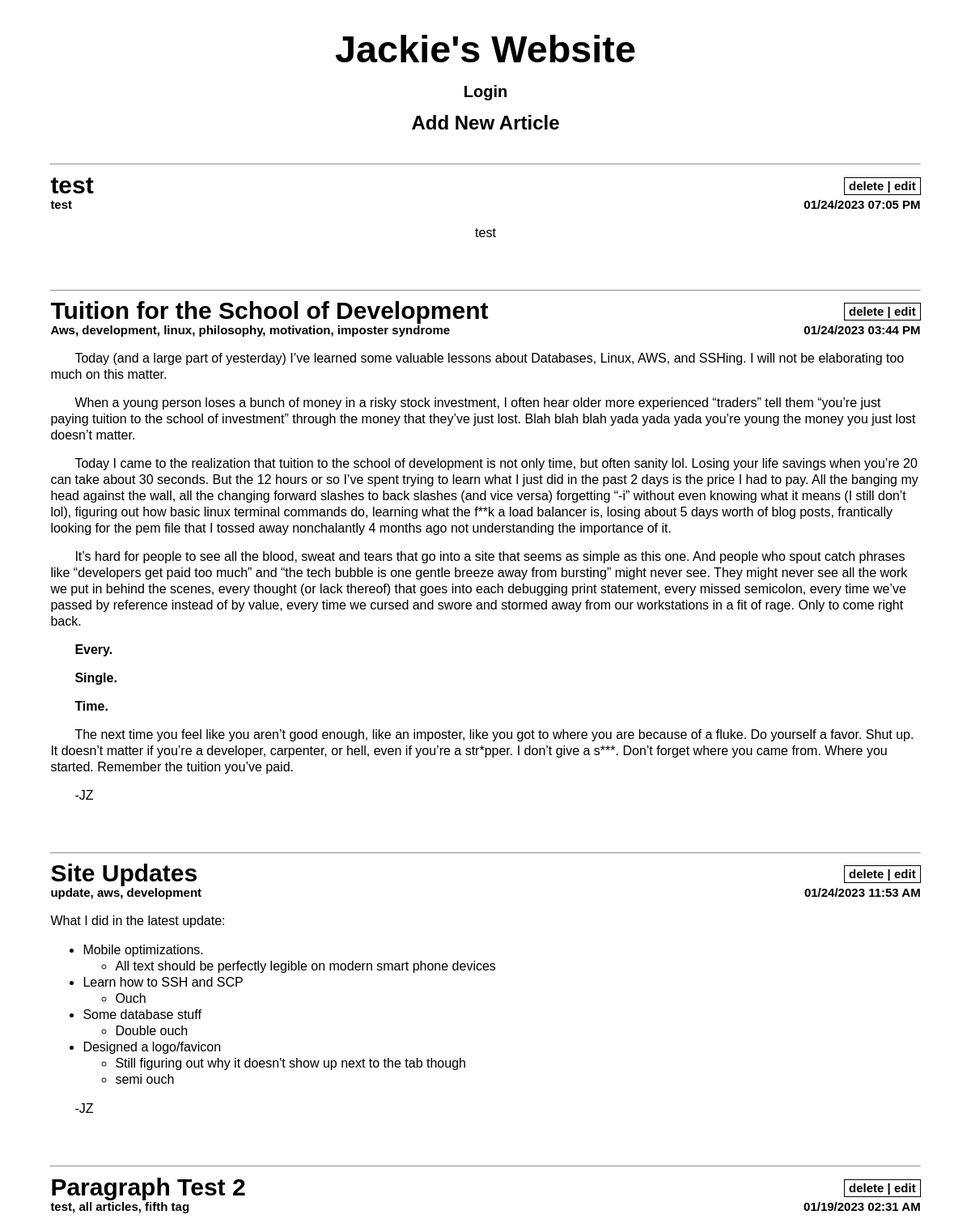
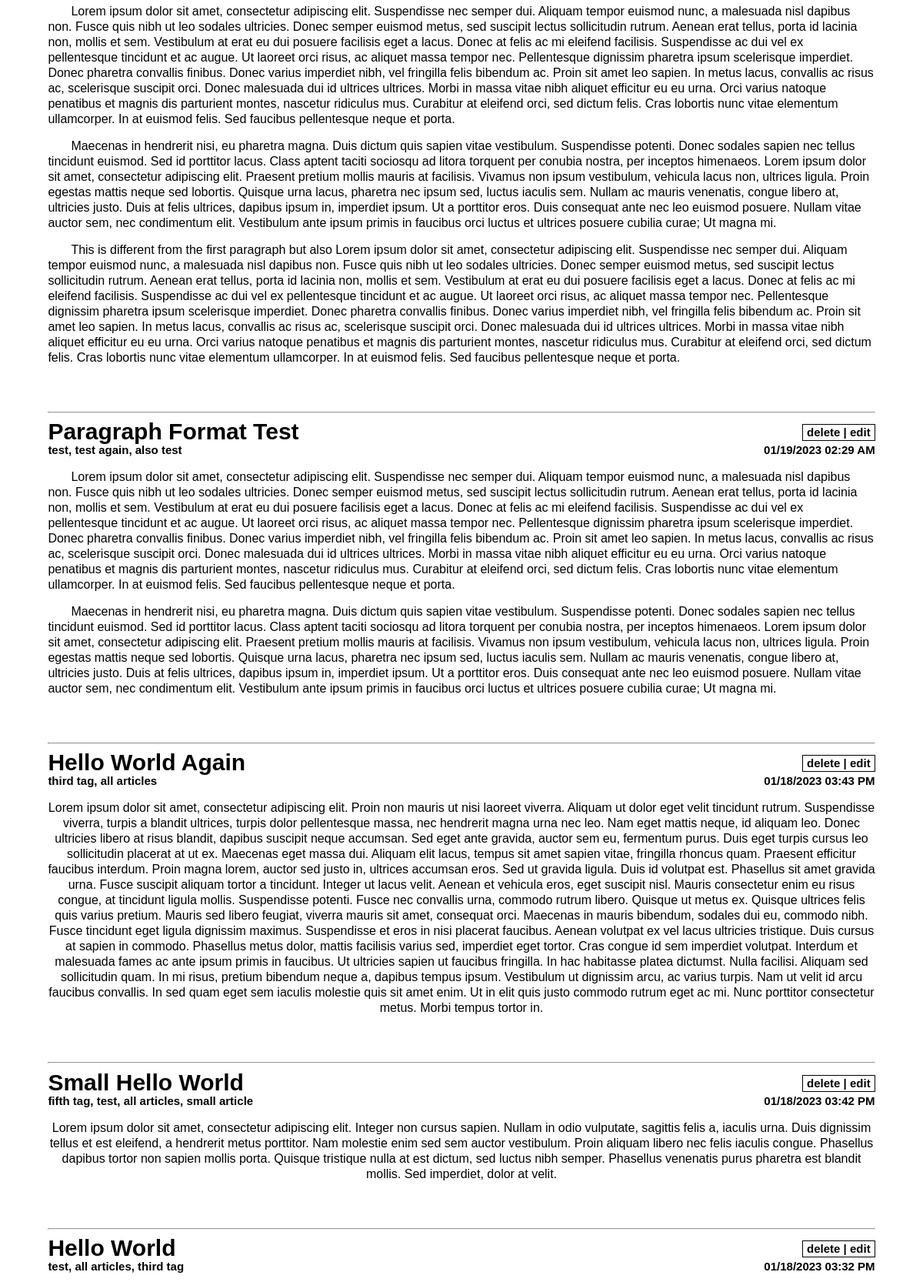
The page / (upper part) on the database its author committed (2 pictures, top to bottom).
### application.py (models this page shows, shortened)
class Article(db.Model):
    id = db.Column(db.Integer, primary_key = True)
    title = db.Column(db.String(200), unique=True)
    content = db.Column(db.String(5000), nullable=False) #5000 character limit for now
    tags = db.Column(db.String(500), nullable=False) #gonna make this comma separated lol
    date_created = db.Column(db.DateTime, default=datetime.utcnow)

### application.py (the view)
@application.route("/")
def main():
    articles = Article.query.order_by(Article.date_created.desc()).all()
    return render_template("index.html", articles=articles, session=session)

### application.py (called while the page is built)
@application.template_filter()
def apply_est(dt):
    est = (dt - timedelta(hours=5)).strftime('%m/%d/%Y %H:%M')
    twelve = datetime.strptime(est, '%m/%d/%Y %H:%M')
    return twelve.strftime("%m/%d/%Y  %#I:%M %p")

### templates/index.html (shortened to what this page needs)
{% extends 'base.html' %}
{% block body %}
<div style="margin-bottom: 100px">
    {% if session['logged_in'] == True %}
        <h3 class="cur_user_display">Welcome User: {{ session.username }}</h3>
        <h3 class="logout_btn"><a href="logout">Logout</a></h3>
    {% else %}
        <h3 class="login_btn"><a href="login.html">Login</a></h3>
    {% endif %}
    <h2><a href="new_article.html" class="new_article_btn">Add New Article</a></h2>
    {% for article in articles %}
        <div class="article_info">
            <hr></hr>
            <div style="clear: both">
                <h3 style="float:left">{{ article.title }}</h3>
                <h3 class="delete_edit_buttons">
                    <a href="/delete/{{ article.id }}">delete</a>
                    |
                    <a href="/edit/{{ article.id }}">edit</a>
                </h3>
            </div>
            <div style="clear: both">
                <h4 style="float: left">{{ article.tags }}</h4>
                <h4 style="float: right">{{ article.date_created|apply_est }}</h4>
            </div>
        </div>
        <br>
        <div class="content_div">
            {{ article.content|safe }}
        </div>
        <br>
    {% endfor %}
</div>
{% endblock %}

### templates/base.html (shortened to what this page needs)
<!DOCTYPE html>
<html lang="en">
    <head>
        <link rel="stylesheet" href="{{ url_for('static', filename='css/main.css') }}">
    </head>
    <body>
        <div>
            <a href="/"><h1>Jackie's Website</h1></a>
        </div>
        {% block body %} {% endblock %}
        <br>
    </body>
</html>

### static/css/main.css (style rules this page uses)
body, html { line-height: 20px; margin-left: 2.6vw; margin-right: 2.6vw; font-family: sans-serif; background-color: white }
h1 { font-size: 3.9vw; margin-left: 2.6vw; margin-right: 2.6vw; margin-top: 6.4vh; }
h3 { font-size: 30px; margin-bottom: 0.26vh; margin-top: 0.78vh; padding-bottom: 0px; padding-top: 0px; }
h4 { font-size: 15px; margin-bottom: 0px; margin-top: 0px; padding-bottom: 0px; padding-top: 0px; }
a { color: inherit; text-decoration: none; }
hr { margin-top: 40px; }
.article_info { text-align:left; }
p { margin-top: 15px; margin-bottom: 0px; text-align: left; text-indent: 30px; }
.content_div { margin-top: 15px; margin-bottom: 0px; padding-bottom: 0px; padding-top: 0px; }
div { text-align:center }
.delete_edit_buttons { padding-left: 5px; padding-right: 5px; border-style: solid; border-width: 1px; float:right; font-size:15px; }
.login_btn, .logout_btn { font-size:20px; }

### rows shown on the page
Article: title "test", tags "test", date_created|apply_est "01/24/2023 07:05 PM", content "test"
Article: title "Tuition for the School of Development", tags "Aws, development, linux, philosophy, motivation, imposter syndrome", date_created|apply_est "01/24/2023 03:44 PM", content "Today (and a large part of yesterday) I’ve learned some valuable lessons about Databases, Linux, AWS, and SSHing. I will not be elaborating too much on this matter. When a young person loses a bunch of money in a risky stock investment, I often hear older more experienced “traders” tell them “you’re just paying tuition to the school of investment” through the money that they’ve just lost. Blah blah blah yada yada yada you’re young the money you just lost doesn’t matter. Today I came to the realization that tuition to the school of development is not only time, but often sanity lol. Losing your life savings when you’re 20 can take about 30 seconds. But the 12 hours or so I’ve spent trying to…"
Article: title "Site Updates", tags "update, aws, development", date_created|apply_est "01/24/2023 11:53 AM", content "What I did in the latest update: Mobile optimizations. All text should be perfectly legible on modern smart phone devices Learn how to SSH and SCP Ouch Some database stuff Double ouch Designed a logo/favicon Still figuring out why it doesn't show up next to the tab though semi ouch -JZ"
Article: title "Paragraph Test 2", tags "test, all articles, fifth tag", date_created|apply_est "01/19/2023 02:31 AM", content "Lorem ipsum dolor sit amet, consectetur adipiscing elit. Suspendisse nec semper dui. Aliquam tempor euismod nunc, a malesuada nisl dapibus non. Fusce quis nibh ut leo sodales ultricies. Donec semper euismod metus, sed suscipit lectus sollicitudin rutrum. Aenean erat tellus, porta id lacinia non, mollis et sem. Vestibulum at erat eu dui posuere facilisis eget a lacus. Donec at felis ac mi eleifend facilisis. Suspendisse ac dui vel ex pellentesque tincidunt et ac augue. Ut laoreet orci risus, ac aliquet massa tempor nec. Pellentesque dignissim pharetra ipsum scelerisque imperdiet. Donec pharetra convallis finibus. Donec varius imperdiet nibh, vel fringilla felis bibendum ac. Proin sit amet…"
Article: title "Paragraph Format Test", tags "test, test again, also test", date_created|apply_est "01/19/2023 02:29 AM", content "Lorem ipsum dolor sit amet, consectetur adipiscing elit. Suspendisse nec semper dui. Aliquam tempor euismod nunc, a malesuada nisl dapibus non. Fusce quis nibh ut leo sodales ultricies. Donec semper euismod metus, sed suscipit lectus sollicitudin rutrum. Aenean erat tellus, porta id lacinia non, mollis et sem. Vestibulum at erat eu dui posuere facilisis eget a lacus. Donec at felis ac mi eleifend facilisis. Suspendisse ac dui vel ex pellentesque tincidunt et ac augue. Ut laoreet orci risus, ac aliquet massa tempor nec. Pellentesque dignissim pharetra ipsum scelerisque imperdiet. Donec pharetra convallis finibus. Donec varius imperdiet nibh, vel fringilla felis bibendum ac. Proin sit amet…"
Article: title "Hello World Again", tags "third tag, all articles", date_created|apply_est "01/18/2023 03:43 PM", content "Lorem ipsum dolor sit amet, consectetur adipiscing elit. Proin non mauris ut nisi laoreet viverra. Aliquam ut dolor eget velit tincidunt rutrum. Suspendisse viverra, turpis a blandit ultrices, turpis dolor pellentesque massa, nec hendrerit magna urna nec leo. Nam eget mattis neque, id aliquam leo. Donec ultricies libero at risus blandit, dapibus suscipit neque accumsan. Sed eget ante gravida, auctor sem eu, fermentum purus. Duis eget turpis cursus leo sollicitudin placerat at ut ex. Maecenas eget massa dui. Aliquam elit lacus, tempus sit amet sapien vitae, fringilla rhoncus quam. Praesent efficitur faucibus interdum. Proin magna lorem, auctor sed justo in, ultrices accumsan eros. Sed ut…"
Article: title "Small Hello World", tags "fifth tag, test, all articles, small article", date_created|apply_est "01/18/2023 03:42 PM", content "Lorem ipsum dolor sit amet, consectetur adipiscing elit. Integer non cursus sapien. Nullam in odio vulputate, sagittis felis a, iaculis urna. Duis dignissim tellus et est eleifend, a hendrerit metus porttitor. Nam molestie enim sed sem auctor vestibulum. Proin aliquam libero nec felis iaculis congue. Phasellus dapibus tortor non sapien mollis porta. Quisque tristique nulla at est dictum, sed luctus nibh semper. Phasellus venenatis purus pharetra est blandit mollis. Sed imperdiet, dolor at velit."
Article: title "Hello World", tags "test, all articles, third tag", date_created|apply_est "01/18/2023 03:32 PM"
